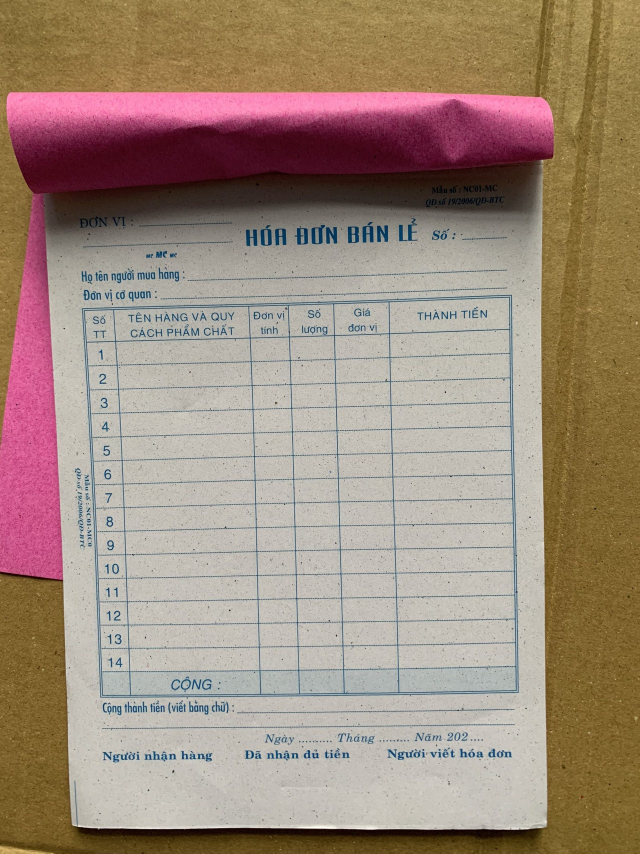
#> input picture Simple Document Scanner/document.jpg, 1920 x 2560 px (shown at 1/3 size)
$ python scanner.py
#> lines starting #> are read from the running program, lines starting #| are printed output that depends on the picture; after the words box and inside, x2 and y2 are one past the last pixel; in counts of white or black regions, pixels touching at a corner belong together
import cv2
import numpy as np

# Đọc ảnh
try:
    image = cv2.imread('document.jpg')
#> image is the input picture: shape (2560, 1920, 3); mean B, G, R 123.8, 139.4, 159
    # Resize để xử lý nhanh hơn
    ratio = image.shape[0] / 600.0
#> ratio = 4.27
    orig = image.copy()
    image = cv2.resize(image, (600, int(image.shape[0] / ratio)))
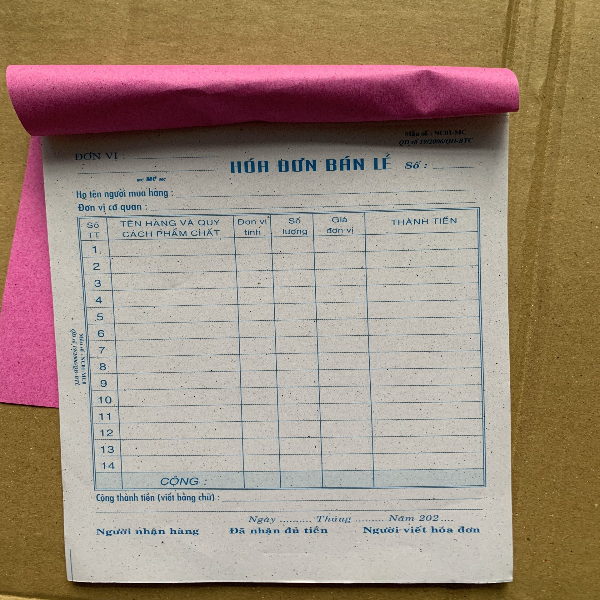
#> image: shape (600, 600, 3); mean B, G, R 123.7, 139.3, 158.9
except AttributeError:
    print("Lỗi: Không đọc được ảnh. Kiểm tra tên file!")
    exit()

# Xử lý ảnh
gray = cv2.cvtColor(image, cv2.COLOR_BGR2GRAY)
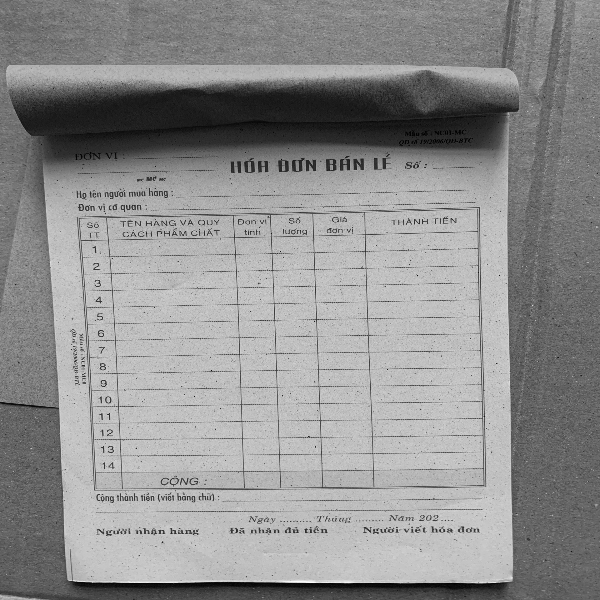
#> gray: shape (600, 600); min 0, max 252, mean 143.4
gray = cv2.GaussianBlur(gray, (5, 5), 0)
edged = cv2.Canny(gray, 75, 200)
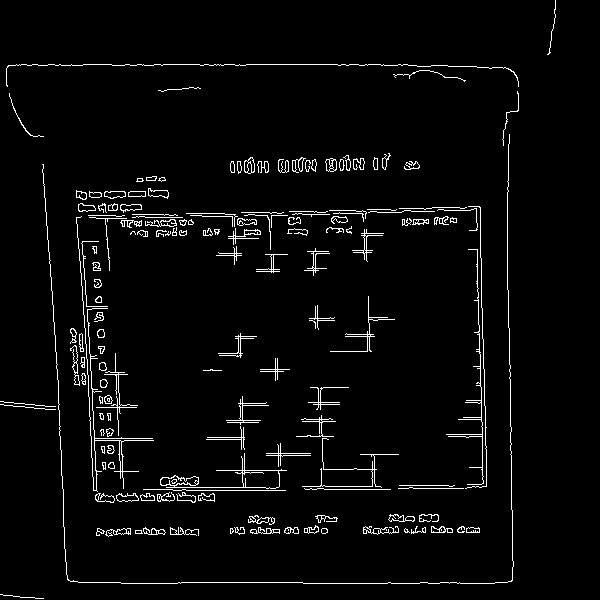
#> edged: shape (600, 600); 3.4% white in thin lines or dots

# Tìm contour
contours, _ = cv2.findContours(edged.copy(), cv2.RETR_LIST, cv2.CHAIN_APPROX_SIMPLE)
#> contours = 303 contours, 155 with area under 20; largest, box (x1, y1, x2, y2) and area: (160, 453, 287, 489) 910, (242, 470, 280, 489) 619, (160, 475, 199, 486) 232, (244, 157, 255, 174) 130, (116, 493, 139, 502) 120
contours = sorted(contours, key=cv2.contourArea, reverse=True)[:5]
#> contours = 5 contours; box (x1, y1, x2, y2) and area: (160, 453, 287, 489) 910, (242, 470, 280, 489) 619, (160, 475, 199, 486) 232, (244, 157, 255, 174) 130, (116, 493, 139, 502) 120

print(f"Đã tìm thấy {len(contours)} đường bao tiềm năng.")
#| Đã tìm thấy 5 đường bao tiềm năng.

# Lặp qua các contour để kiểm tra
found = False
for i, c in enumerate(contours):
    peri = cv2.arcLength(c, True)
    approx = cv2.approxPolyDP(c, 0.02 * peri, True)

    # In ra số góc máy tính nhìn thấy (Debug)
    print(f" - Hình thứ {i+1} có {len(approx)} góc (Diện tích: {cv2.contourArea(c)})")

    # Nếu có 4 góc thì chọn luôn
    if len(approx) == 4:
        screenCnt = approx
        found = True
        print("=> ĐÃ TÌM THẤY TÀI LIỆU (4 GÓC)!")
        break

    # [MỚI] Nếu không tìm thấy 4 góc, ta tạm lấy hình to nhất (dù nhiều góc)
    if i == 0:
        screenCnt = approx # Lưu tạm hình to nhất
#> this loop made 5 passes
#> peri on passes 1 to 5: 509.4, 163.1, 117.6, 47.56, 65.7
#|  - Hình thứ 1 có 11 góc (Diện tích: 910.5)
#|  - Hình thứ 2 có 8 góc (Diện tích: 619.0)
#|  - Hình thứ 3 có 11 góc (Diện tích: 232.5)
#|  - Hình thứ 4 có 9 góc (Diện tích: 129.5)
#|  - Hình thứ 5 có 11 góc (Diện tích: 120.5)

# Hiển thị kết quả
# Vẽ đường bao (Màu xanh lá cây)
cv2.drawContours(image, [screenCnt], -1, (0, 255, 0), 2)
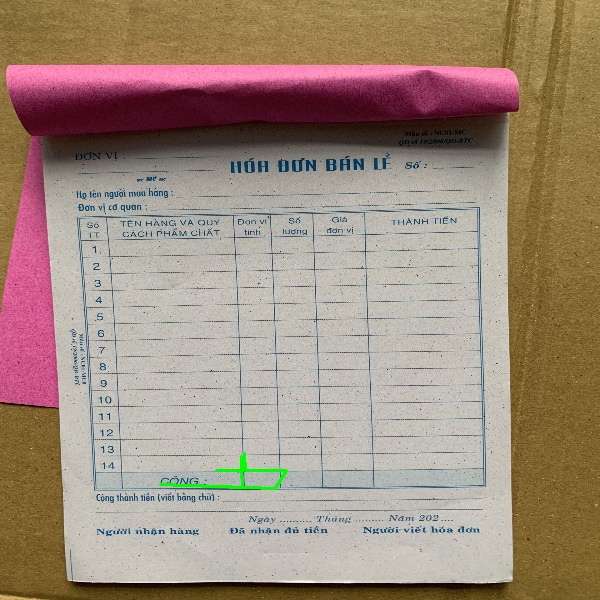
#> image: shape (600, 600, 3); 0.21% of pixels changed, all inside (x1, y1, x2, y2) = (159, 452, 288, 490)

# Vẽ các điểm góc (Màu đỏ) để bạn dễ nhìn
for point in screenCnt:
    cv2.circle(image, tuple(point[0]), 5, (0, 0, 255), -1)
#> this loop made 11 passes
#> point on passes 1 to 11: [[286, 470]], [[245, 470]], [[244, 453]], [[243, 470]], [[241, 456]], [[241, 470]], [[216, 470]], [[241, 470]], [[242, 487]], [[160, 484]], [[275, 488]]
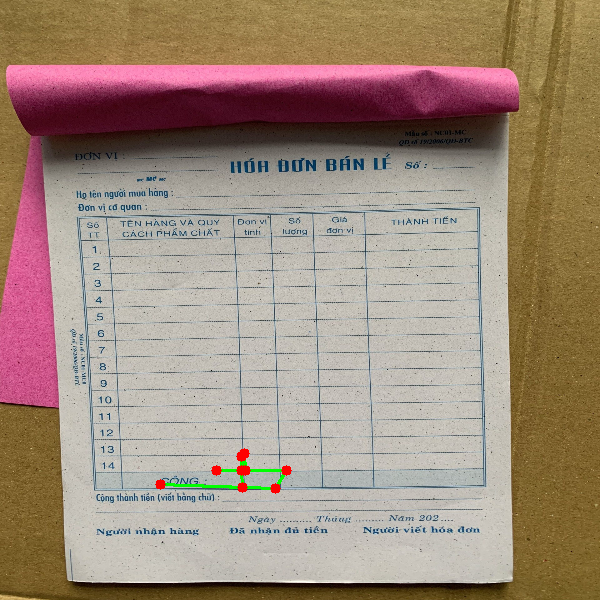
#> image: shape (600, 600, 3); 0.18% of pixels changed, all inside (x1, y1, x2, y2) = (155, 448, 292, 494)

if not found:
    print("\nCảnh báo: Không tìm thấy hình chữ nhật hoàn hảo.")
    print("Đang hiển thị hình to nhất tìm được (có thể bị méo do giấy hồng).")

cv2.imshow("Ket qua (Nhan phim bat ky de thoat)", image)
cv2.waitKey(0)
cv2.destroyAllWindows()

$ run again, with Simple Document Scanner/can-cuoc-cong-dan.jpg copied over Simple Document Scanner/document.jpg
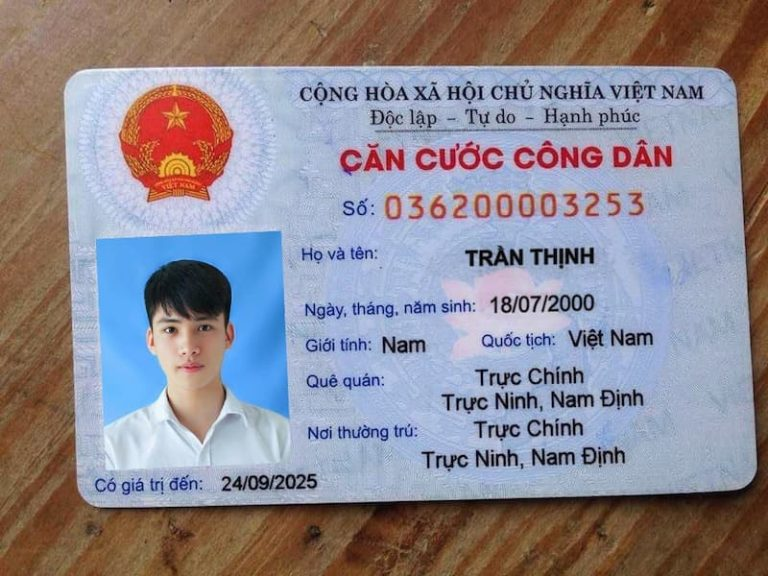
#> input picture Simple Document Scanner/can-cuoc-cong-dan.jpg, 768 x 576 px
#> image is the input picture: shape (576, 768, 3); mean B, G, R 144.6, 136.1, 141.9
#> `edged = cv2.Canny(gray, 75, 200)`:
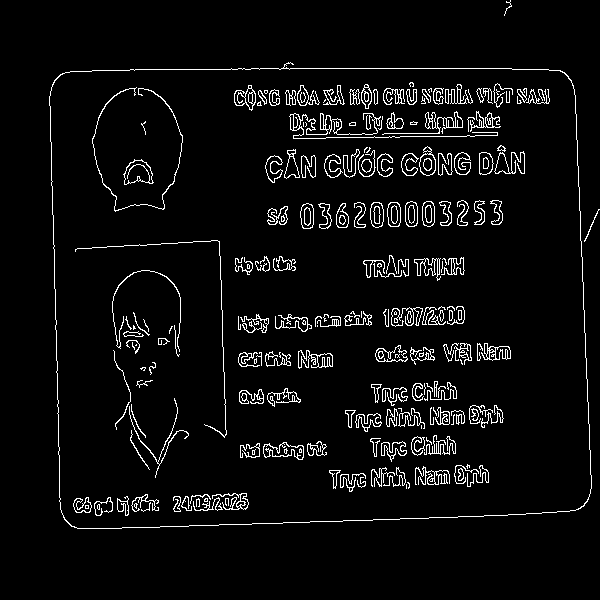
#> edged: shape (600, 600); 4.9% white in thin lines or dots, all inside (x1, y1, x2, y2) = (49, 0, 600, 529)
#> `contours, _ = cv2.findContours(edged.copy(), cv2.RETR_LIST, cv2.CHAIN_..`: contours = 418 contours, 204 with area under 20; largest, box (x1, y1, x2, y2) and area: (49, 62, 592, 529) 238310, (49, 68, 592, 529) 238268, (123, 159, 154, 185) 514, (124, 160, 153, 185) 472, (263, 442, 304, 460) 404
#> `contours = sorted(contours, key=cv2.contourArea, reverse=True)[:5]`: contours = 5 contours; box (x1, y1, x2, y2) and area: (49, 62, 592, 529) 238310, (49, 68, 592, 529) 238268, (123, 159, 154, 185) 514, (124, 160, 153, 185) 472, (263, 442, 304, 460) 404
#| Đã tìm thấy 5 đường bao tiềm năng.
#> the loop `for i, c in enumerate(contours):` made 1 pass
#> (peri, screenCnt, found) on pass 1: (1989.5, [[54, 80], [71, 526], [584, 505], [564, 72]], True)
#> (printed output is left out)
#> the loop `for point in screenCnt:` made 4 passes
#> point on passes 1 to 4: [[54, 80]], [[71, 526]], [[584, 505]], [[564, 72]]
#> after the loop `for point in screenCnt:`:
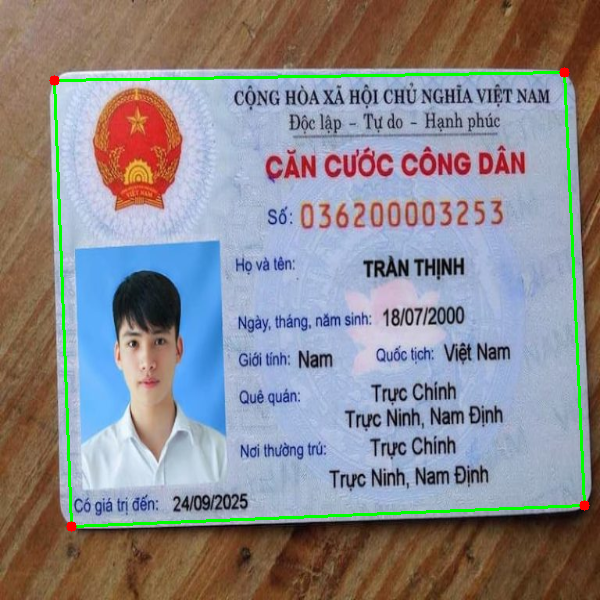
#> image: shape (600, 600, 3); mean B, G, R 141.3, 137, 139.4
